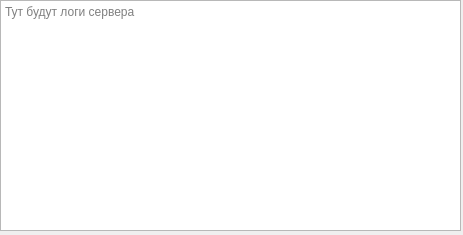
<?xml version="1.0" encoding="UTF-8"?>
<ui version="4.0">
 <class>MainWindow</class>
 <widget class="QMainWindow" name="MainWindow">
  <property name="geometry">
   <rect>
    <x>0</x>
    <y>0</y>
    <width>463</width>
    <height>235</height>
   </rect>
  </property>
  <property name="windowTitle">
   <string>ServerLogs</string>
  </property>
  <widget class="QWidget" name="centralwidget">
   <widget class="QWidget" name="horizontalLayoutWidget">
    <property name="geometry">
     <rect>
      <x>0</x>
      <y>0</y>
      <width>461</width>
      <height>231</height>
     </rect>
    </property>
    <layout class="QHBoxLayout" name="_hl_main">
     <item>
      <widget class="QTextEdit" name="_te_logs">
       <property name="readOnly">
        <bool>true</bool>
       </property>
       <property name="placeholderText">
        <string>Тут будут логи сервера</string>
       </property>
      </widget>
     </item>
    </layout>
   </widget>
  </widget>
 </widget>
 <resources/>
 <connections/>
</ui>
